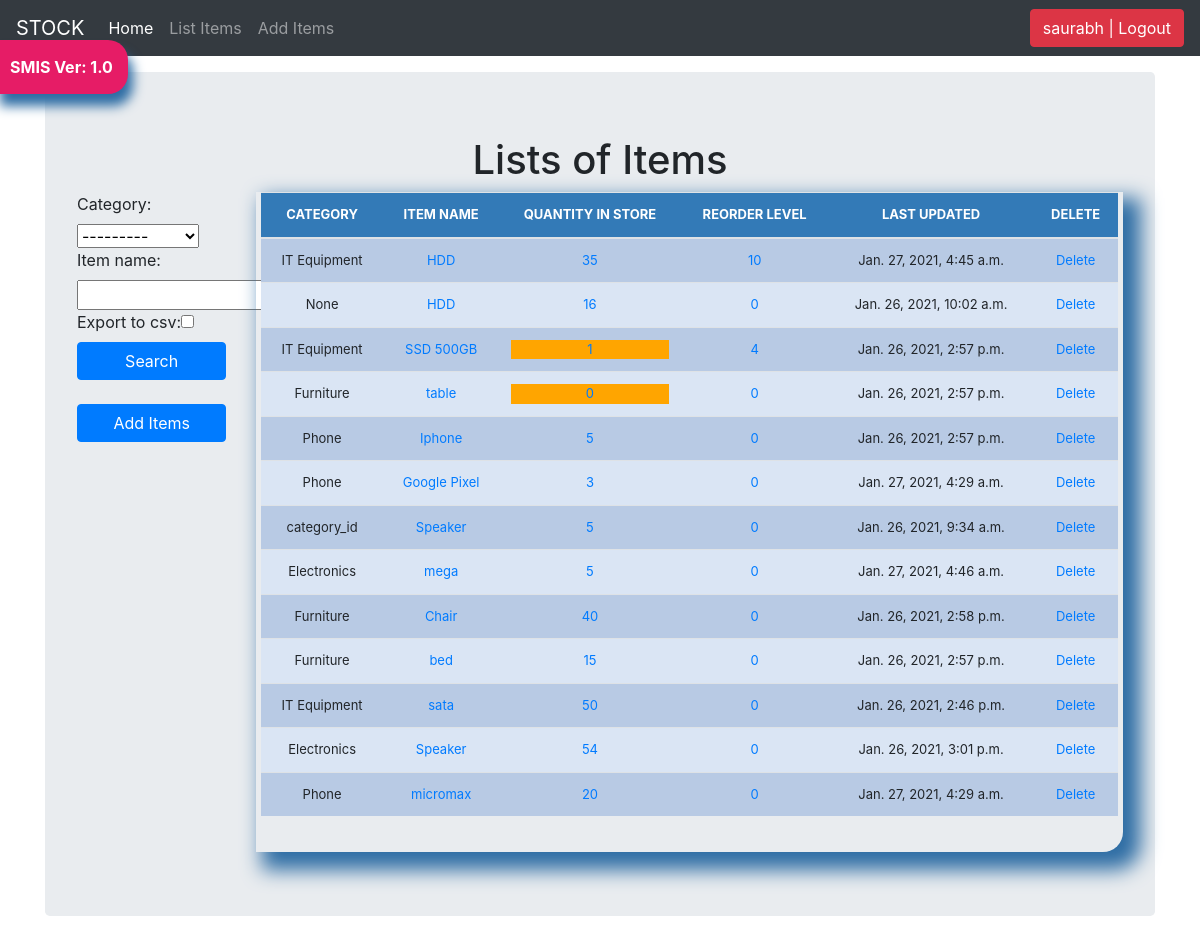
The app's page /list_items/ (signed in) with its own data.
### stockmgmt/models.py (models this page shows, shortened)
class Stock(models.Model):
    category = models.CharField(max_length=50, blank=True, null=True, choices=category_choice)
    item_name = models.CharField(max_length=50, blank=True, null=True)
    quantity = models.IntegerField(default='0', blank=False, null=True)
    receive_quantity = models.IntegerField(default='0', blank=True, null=True)
    receive_by = models.CharField(max_length=50, blank=True, null=True)
    issue_quantity = models.IntegerField(default='0', blank=True, null=True)
    issue_by = models.CharField(max_length=50, blank=True, null=True)
    issue_to = models.CharField(max_length=50, blank=True, null=True)
    phone_number = models.CharField(max_length=12, blank=True, null=True)
    created_by = models.CharField(max_length=50, blank=True, null=True)
    reorder_level = models.IntegerField(default='0', blank=True, null=True)
    last_updated = models.DateTimeField(auto_now_add=False, auto_now=True)
    timestamp = models.DateTimeField(auto_now_add=True, auto_now=False)
    export_to_CSV = models.BooleanField(default=False)

### stockmgmt/views.py (the view, shortened to what this page needs)
# urls.py: path('list_items/', views.list_item, name='list_items'),
@login_required
def list_item(request):
    header = 'Lists of Items'
    form = StockSearchForm(request.POST or None)
    queryset = Stock.objects.all()
    context = {
        'header': header,
        'queryset': queryset,
        'form': form,
    }
    return render(request, "list_item.html", context)

### stockmgmt/forms.py
class StockSearchForm(forms.ModelForm):
    export_to_CSV = forms.BooleanField(required=False)
    class Meta:
        model = Stock
        fields = ['category', 'item_name']

### stockmgmt/templates/list_item.html (shortened to what this page needs)
{% load static %}
<!doctype html>
<html lang="en">
  <head>
<link href="{% static 'css/stylesheet.css' %}" rel="stylesheet">
<link href="{% static 'css/bootstrap.min.css' %}" rel="stylesheet">
<link rel="stylesheet" href="https://stackpath.bootstrapcdn.com/bootstrap/4.4.1/css/bootstrap.min.css">
    <link href="{% static 'css/navbar-top-fixed.css' %}" rel="stylesheet">
  </head>
  <body>
{% include 'navbar.html' %}
<main role="main" class="container">
  <div class="jumbotron">
    <h1><center>{{header}}</center></h1>
    <div class="row">
        <div class="col-sm-2">
            <form method='POST' action=''>{% csrf_token %}
                {{form}}
                  <input class="btn btn-primary mybutton" type="submit" value='Search'/>
            </form>
            <br>
              <a href="/add_items"><div class="btn btn-primary mybutton">Add Items</div></a><br><br>
            <br>
        </div>
            <br>
        <div class="col-sm-10">
          <div class="display_table">
            <table class='table'>
                <thead>
                  <tr>
                    <th>CATEGORY</th>
                    <th>ITEM NAME</th>
                    <th>QUANTITY IN STORE</th>
                    <th>REORDER LEVEL</th>
                    <th>LAST UPDATED</th>
                    <th>DELETE</th>
                  </tr>
                </thead>
              {% for instance in queryset %}
                  <tr>
                    <td>{{instance.category}}</td>
                    <td><a href="{% url 'update_items' instance.id %}">{{instance.item_name}}</a></td>
                    <td>
                      {% if instance.quantity <= instance.reorder_level %}
                          <div style="background-color: orange;"><a href="{% url 'stock_detail' instance.id %}">{{instance.quantity}}</div>
                      {% else %}
                          <a href="{% url 'stock_detail' instance.id %}">{{instance.quantity}}
                      {% endif %}
                    </td>
                    <td><a href="{% url 'reorder_level' instance.id %}">{{instance.reorder_level}}</a></td>
                    <td>{{instance.last_updated}}</td>
                    <td><a href="{% url 'delete_items' instance.id %}">Delete</a></td>
                  </tr>
              {% endfor %}
            </table>
          </div>
        </div>
    </div>
  </div>
</main>
</html>

### stockmgmt/templates/navbar.html (shortened to what this page needs)
<nav class="navbar navbar-expand-md navbar-dark fixed-top bg-dark">
  <a class="navbar-brand" href="/">STOCK</a>
  <div class="collapse navbar-collapse" id="navbarCollapse">
    <ul class="navbar-nav mr-auto">
      <li class="nav-item active">
        <a class="nav-link" href="/">Home <span class="sr-only">(current)</span></a>
      </li>
      {% if request.user.is_authenticated %}
      <li class="nav-item">
        <a class="nav-link" href="/list_items">List Items</a>
      </li>
      <li class="nav-item">
        <a class="nav-link" href="/add_items">Add Items</a>
      </li>
      {% endif %}
    </ul>
    <ul class="navbar-nav">
        {% if request.user.is_authenticated %}
        <li><a href="/accounts/logout"><button class="btn btn-danger">{{ user }} | Logout</button></a></li>
        {% else %}
        <li><a href="/accounts/login">Login</a></li>
        {% endif %}
    </ul>
  </div>
</nav>
<a href="#"><div id="version-display" data-toggle="modal" data-target="#myModal">SMIS Ver: 1.0</div></a>

### stockmgmt/static/css/stylesheet.css (style rules this page uses)
body { background-color: #34eb6b; }
.table { font-size: 13px; text-align: center; width: 95%; margin: auto; text-align: center; }
.table tr:nth-child(odd) { background: #B8CAE4 }
.table tr:nth-child(even) { background: #dae5f4 }
th { background-color: #337ab7; color: white; }
.display_table { border-bottom-right-radius: 20px; padding-left: 5px; padding-right: 5px; padding-bottom: 20px; box-shadow: 12px 12px 20px 6px #2e6da4; }
.mybutton { width: 100%; }
body { background-image: url("../img/bg.jpg"); }
#version-display { background-color: #e61c66; color: white; box-shadow: 5px 12px 12px #2e6da4; text-align: center; display: inline; font-weight: bolder; padding: 15px; position: fixed; top: 40px; left: -5px; z-index: 3000; border-top-right-radius: 20px; border-bottom-right-radius: 20px; }

### stockmgmt/static/css/navbar-top-fixed.css (style rules this page uses)
body { min-height: 75rem; padding-top: 4.5rem; }

### records on screen
Stock: category "IT Equipment", item_name "HDD", quantity "35", reorder_level "10", last_updated "Jan. 27, 2021, 4:45 a.m."
Stock: category "None", item_name "HDD", quantity "16", reorder_level "0", last_updated "Jan. 26, 2021, 10:02 a.m."
Stock: category "IT Equipment", item_name "SSD 500GB", quantity "1", reorder_level "4", last_updated "Jan. 26, 2021, 2:57 p.m."
Stock: category "Furniture", item_name "table", quantity "0", reorder_level "0", last_updated "Jan. 26, 2021, 2:57 p.m."
Stock: category "Phone", item_name "Iphone", quantity "5", reorder_level "0", last_updated "Jan. 26, 2021, 2:57 p.m."
Stock: category "Phone", item_name "Google Pixel", quantity "3", reorder_level "0", last_updated "Jan. 27, 2021, 4:29 a.m."
Stock: category "category_id", item_name "Speaker", quantity "5", reorder_level "0", last_updated "Jan. 26, 2021, 9:34 a.m."
Stock: category "Electronics", item_name "mega", quantity "5", reorder_level "0", last_updated "Jan. 27, 2021, 4:46 a.m."
Stock: category "Furniture", item_name "Chair", quantity "40", reorder_level "0", last_updated "Jan. 26, 2021, 2:58 p.m."
Stock: category "Furniture", item_name "bed", quantity "15", reorder_level "0", last_updated "Jan. 26, 2021, 2:57 p.m."
Stock: category "IT Equipment", item_name "sata", quantity "50", reorder_level "0", last_updated "Jan. 26, 2021, 2:46 p.m."
Stock: category "Electronics", item_name "Speaker", quantity "54", reorder_level "0", last_updated "Jan. 26, 2021, 3:01 p.m."
Stock: category "Phone", item_name "micromax", quantity "20", reorder_level "0", last_updated "Jan. 27, 2021, 4:29 a.m."

### other values on screen
{{ user }} "saurabh"
{{ header }} "Lists of Items"
